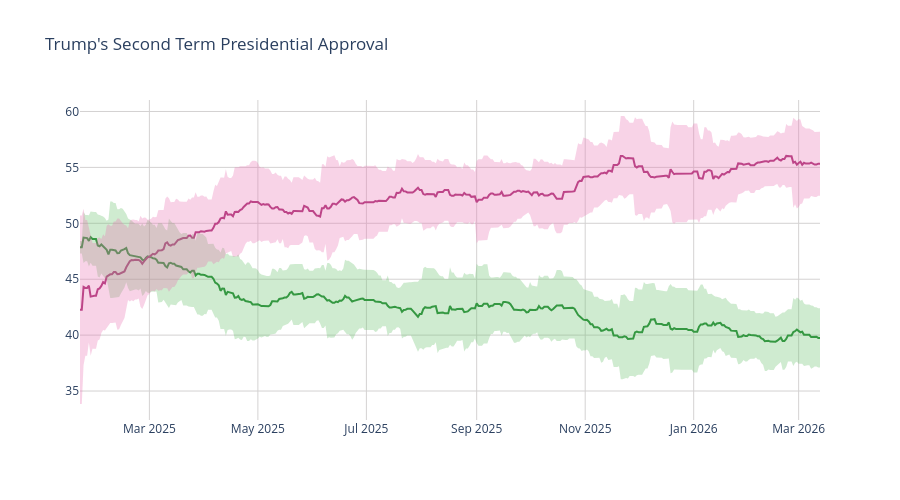

The notebook cell this image was saved under:
### Code cell
disappr_ci_hex = "#e86eaf",
appr_ci_hex = "#60be65"
disappr_ci_rgba = "rgba(232, 110, 175, 0.3)"
appr_ci_rgba = "rgba(96, 190, 101, 0.3)"
grid_col = "#d4d2d2"


# Approve
fig = go.Figure(go.Scatter(
    x=pres['end_date'],
    y=pres['approve'],
    hovertemplate="%{y:.2f}%",
    name="<b>Approve</b>",
    line=dict(color="#228833"),
    showlegend=False
))

# Disapprove
fig.add_trace(go.Scatter(
    x=pres['end_date'],
    y=pres['disapprove'],
    hovertemplate="%{y:.2f}%",
    name="<b>Disapprove</b>",
    line=dict(color="#aa3377"),
    showlegend=False
    )
)

# Approve CI
fig.add_traces([

    # Upper bound
    go.Scatter(
        x=pres['end_date'],
        y=pres['approve_upper_ci'],
        marker=dict(color=appr_ci_hex),
        line=dict(width=0),
        mode='lines',
        showlegend=False,
        hoverinfo="skip"
    ),

    # Lower bound
    go.Scatter(
        x=pres['end_date'],
        y=pres['approve_lower_ci'],
        marker=dict(color=appr_ci_hex),
        line=dict(width=0),
        mode='lines',
        fillcolor=appr_ci_rgba,
        fill="tonexty",
        showlegend=False,
        hoverinfo="skip"
    )
])

# Disapprove CI
fig.add_traces([

    # Upper bound
    go.Scatter(
        x=pres['end_date'],
        y=pres['disapprove_upper_ci'],
        marker=dict(color=disappr_ci_hex),
        line=dict(width=0),
        mode='lines',
        showlegend=False,
        hoverinfo="skip"
    ),

    # Lower bound
    go.Scatter(
        x=pres['end_date'],
        y=pres['disapprove_lower_ci'],
        marker=dict(color=disappr_ci_hex),
        line=dict(width=0),
        mode='lines',
        fillcolor=disappr_ci_rgba,
        fill="tonexty",
        showlegend=False,
        hoverinfo="skip"
    )
])

fig.update_layout(
    title=dict(text="Trump's Second Term Presidential Approval"),
    hovermode="x"
)

fig.update_xaxes(gridcolor=grid_col)
fig.update_yaxes(gridcolor=grid_col)

fig.update_layout(hovermode="x", hoverlabel_align="right", plot_bgcolor="rgba(0, 0, 0, 0)", height=500)
fig.show()

### Figure 1 — Plotly figure (JSON) as saved in the notebook; plotly's stock layout.template omitted (floating-point values rounded to 4 significant figures; data arrays with more than 128 entries replaced by an {"elided": "..."} marker saying what was removed)
{"data": [{"hovertemplate": "%{y:.2f}%", "line": {"color": "#228833"}, "name": "<b>Approve</b>", "showlegend": false, "type": "scatter", "x": {"elided": "417 str values"}, "y": {"elided": "417 float values"}}, {"hovertemplate": "%{y:.2f}%", "line": {"color": "#aa3377"}, "name": "<b>Disapprove</b>", "showlegend": false, "type": "scatter", "x": {"elided": "417 str values"}, "y": {"elided": "417 float values"}}, {"hoverinfo": "skip", "line": {"width": 0}, "marker": {"color": "#60be65"}, "mode": "lines", "showlegend": false, "type": "scatter", "x": {"elided": "417 str values"}, "y": {"elided": "417 float values"}}, {"fill": "tonexty", "fillcolor": "rgba(96, 190, 101, 0.3)", "hoverinfo": "skip", "line": {"width": 0}, "marker": {"color": "#60be65"}, "mode": "lines", "showlegend": false, "type": "scatter", "x": {"elided": "417 str values"}, "y": {"elided": "417 float values"}}, {"hoverinfo": "skip", "line": {"width": 0}, "marker": {"color": ["#e86eaf"]}, "mode": "lines", "showlegend": false, "type": "scatter", "x": {"elided": "417 str values"}, "y": {"elided": "417 float values"}}, {"fill": "tonexty", "fillcolor": "rgba(232, 110, 175, 0.3)", "hoverinfo": "skip", "line": {"width": 0}, "marker": {"color": ["#e86eaf"]}, "mode": "lines", "showlegend": false, "type": "scatter", "x": {"elided": "417 str values"}, "y": {"elided": "417 float values"}}], "layout": {"height": 500, "hoverlabel": {"align": "right"}, "hovermode": "x", "plot_bgcolor": "rgba(0, 0, 0, 0)", "title": {"text": "Trump's Second Term Presidential Approval"}, "xaxis": {"gridcolor": "#d4d2d2"}, "yaxis": {"gridcolor": "#d4d2d2"}}}
